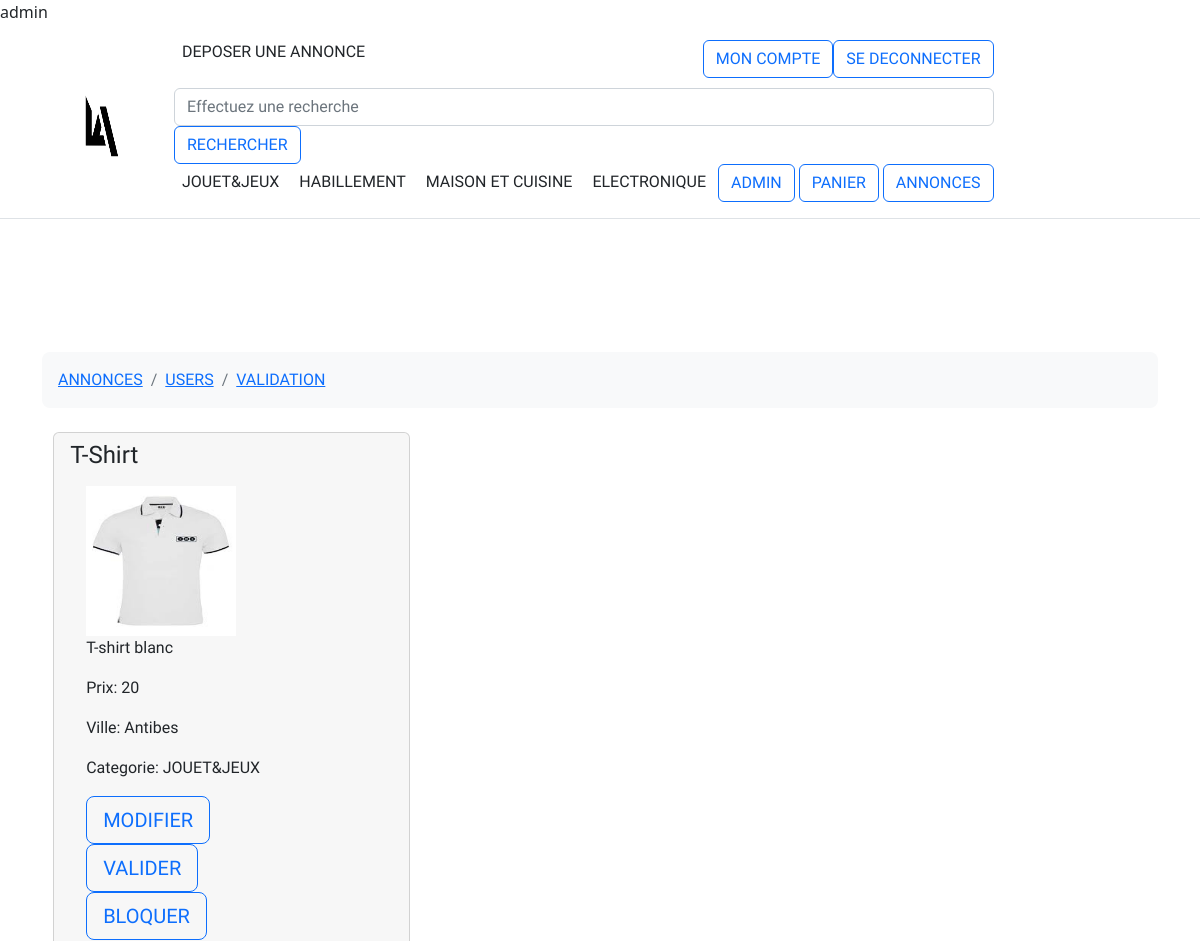
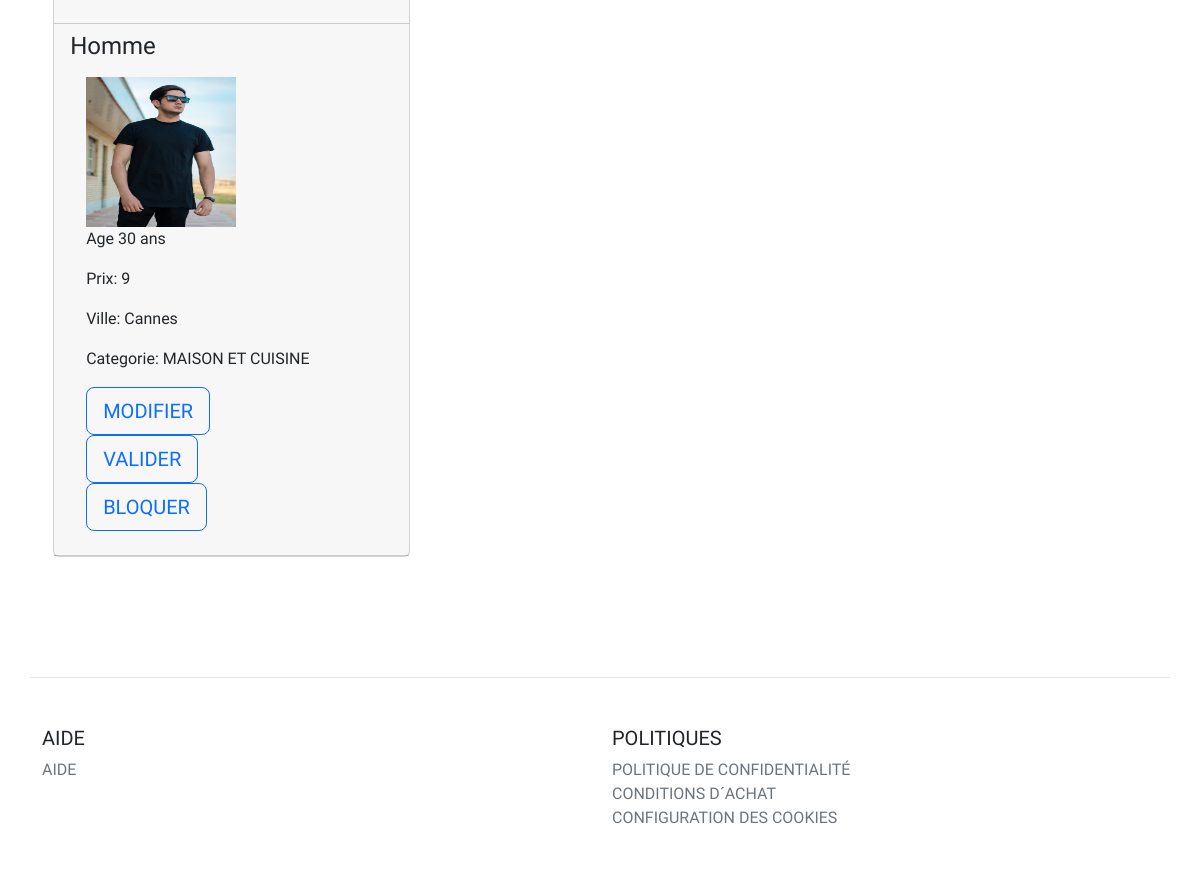
Page /?p=admin (signed in) on the committed database (2 pictures, top to bottom).
### tables this page shows
CREATE TABLE IF NOT EXISTS `annonce` (
  `id` int(11) NOT NULL AUTO_INCREMENT,
  `titre` varchar(150) DEFAULT NULL,
  `description` varchar(500) DEFAULT NULL,
  `date_de_creation` datetime DEFAULT NULL,
  `prix` double(4,2) DEFAULT NULL,
  `statut_echange_ou_paiement` int(1) DEFAULT NULL,
  `frais_supplementaire_publication` double DEFAULT NULL,
  `ville` varchar(30) DEFAULT NULL,
  `Statut_annonce_validee_bloque` tinyint(1) DEFAULT '4',
  `date_fin_annonce` datetime DEFAULT NULL,
  `idMembre` int(11) DEFAULT NULL,
  `duree_publication` int(11) DEFAULT NULL,
  `date_validation` datetime DEFAULT NULL,
  `idEtat` int(11) DEFAULT NULL,
  `idCategorie` int(11) DEFAULT NULL,
  PRIMARY KEY (`id`),
  KEY `fk_Annonce_Membre` (`idMembre`),
  KEY `fk_Annonce_etats1` (`idEtat`),
  KEY `idCategorie` (`idCategorie`)
);

CREATE TABLE IF NOT EXISTS `photo` (
  `id` int(11) NOT NULL AUTO_INCREMENT,
  `fichier_chemin` varchar(150) DEFAULT NULL,
  `idAnnonce` int(11) NOT NULL,
  `is_main_photo` int(11) DEFAULT NULL,
  `legende` varchar(45) DEFAULT NULL,
  PRIMARY KEY (`id`),
  KEY `fk_Photo_Annonce1` (`idAnnonce`)
);

### model/AnnonceModel.php (called while the page is built, shortened)
<?php
class AnnonceModel{
  private $table='annonce';
  private $table_photo='photo';
 public function getMainPhoto($idannonce){
      try {
      global $db;
      $query=$db->prepare('SELECT fichier_chemin FROM '.$this->table_photo.' WHERE is_main_photo=1 AND idAnnonce='.$idannonce);
      $query->execute();
        if ($query->rowCount()){
            return $query->fetch();
        }
    } catch (Exception $e) {
        echo $e->getMessage();
    }
    return false;
  }
public function getCategorie($idAnnonce){
try{
$annonce=new Annonce();
      global $db;
    $query=$db->prepare('SELECT idCategorie FROM '.$this->table.' WHERE id=:id');
    $query->execute(['id'=>$idAnnonce]);
    $result = $query->fetch();
    $result=$annonce->categories($result['idCategorie']);
    return $result;
} catch (Exception $e) {
  echo $e->getMessage();
 }
    return false;
}
public function CountAnnonceStatus($Statut_annonce_validee_bloque){
    try {
  global $db;
    $query=$db->prepare('SELECT COUNT(id) FROM '.$this->table.' WHERE Statut_annonce_validee_bloque=:Statut_annonce_validee_bloque');
    $query->execute(['Statut_annonce_validee_bloque'=>$Statut_annonce_validee_bloque]);
    if ($query->rowCount()){
        $result=$query->fetch();
        return $result[0];
    }
  } catch (Exception $e) {
    echo $e->getMessage();
  }
return false;
}
public function getAnnoncebyStatut($Statut_annonce_validee_bloque){
try {
        global $db;
        $query=$db->prepare('SELECT * FROM '. $this->table .' WHERE Statut_annonce_validee_bloque=:Statut_annonce_validee_bloque');
        $query->execute(['Statut_annonce_validee_bloque'=>$Statut_annonce_validee_bloque]);
        if ($query->rowCount()){
            return $query->fetchAll();
        }
    } catch (Exception $e) {
        echo $e->getMessage();
    }
    return false;
  }
}

### controller/Annonce.php (called while the page is built, shortened)
<?php
class Annonce
{
  private $title;
  private $description;
  private $prix;
  private $photo;
  private $ville;
  private $nom_categorie;
 public function getCategorie(){
    return $this->nom_categorie;
  }
   public function getVille(){
    return $this->ville;
  }
  public function getTitle(){
    return $this->title;
  }
  public function getDescription(){
    return $this->description;
  }
  public function getPrix(){
    return $this->prix;
  }
    public function getPhoto(){
      return $this->photo;
   }
public function chargerAnnoncebyStatut($Statut_annonce_validee_bloque, $num_annonce){
$AnnonceModel=new AnnonceModel();
    $annonce=$AnnonceModel->getAnnoncebyStatut($Statut_annonce_validee_bloque);
    $this->id=$annonce[$num_annonce]['id'];
    $this->title=$annonce[$num_annonce]['titre'];
    $this->description=$annonce[$num_annonce]['description'];
    $this->prix=$annonce[$num_annonce]['prix'];
    $this->ville=$annonce[$num_annonce]['ville'];
    $photo=$AnnonceModel->getMainPhoto($this->id);
    $this->photo=$photo['fichier_chemin'];
    $categorie=$AnnonceModel->getCategorie($this->id);
    $this->nom_categorie=$categorie;
}
}
?>

### view/admin.php (the view, shortened to what this page needs)
  <div class="container py-5">
    <div class="row">
      <div class="col">
        <nav aria-label="breadcrumb" class="bg-light rounded-3 p-3 mb-4">
          <ol class="breadcrumb mb-0">
            <li class="breadcrumb-item"><a href="?p=admin_annonces">ANNONCES</a></li>
            <li class="breadcrumb-item"><a href="?p=admin_users">USERS</a></li>
            <li class="breadcrumb-item"><a href="?p=admin">VALIDATION</a></li>
          </ol>
        </nav>
      </div>
    </div>
    <?php
    $AnnonceModel=new AnnonceModel();
    $annonce=new Annonce();
    $Statut_annonce_validee_bloque=4;
    $nb_annonce = $AnnonceModel->CountAnnonceStatus($Statut_annonce_validee_bloque);
  ?>
    <div class="card mb-4 box-shadow-sm">
        <?php
    for($i=0;$i<=$nb_annonce-1;$i++):
        $annonce-> chargerAnnoncebyStatut($Statut_annonce_validee_bloque, $i);
    ?>
          <div class="card-header">
              <h4 class="my-0 font-weight-normal"><?php echo $annonce->getTitle(); ?></h4>
              <div class="card-body">
                <img src="<?php echo "http://localhost/projet/".$annonce->getPhoto();?>" class="img_thumbnail">
                <p class=""><?php echo $annonce->getDescription() ?></p>
                <p class=""><?php echo "Prix: ".$annonce->getPrix() ?></p>
                <p class=""><?php echo "Ville: ".$annonce->getVille() ?></p>
                <p class=""><?php echo "Categorie: ".$annonce->getCategorie() ?></p>
            <form method="POST" action="">
            <button type="submit" class="btn btn-lg btn-block btn-outline-primary">MODIFIER</button>
            </form>
            <form method="POST" action="">
            <button type="submit" class="btn btn-lg btn-block btn-outline-primary">VALIDER</button>
            </form>
            <form method="POST" action="">
            <button type="submit" class="btn btn-lg btn-block btn-outline-primary">BLOQUER</button>
            </form>
          </div>
          </div>
        <?php endfor;?>
        </div>
</div>

### assets/css/style.css (style rules this page uses)
* { font-family: 'Exo', sans-serif; margin:0; padding: 0; }
div { display: block; }
img { width: 150px; height: 150px; }
.card { width: 32%; margin-left: 1% }
.card-header { padding: 0.75rem 1.25rem; margin-bottom: 0; background-color: rgba(0, 0, 0, .03); border-bottom: 1px solid rgba(0, 0, 0, .125); }
.btn:not(:disabled):not(.disabled) { cursor: pointer; }

### rows in the picture
annonce: titre "T-Shirt", photo.fichier_chemin (picture), description "T-shirt blanc", prix "20", ville "Antibes", $annonce->getCategorie() "JOUET&JEUX"
annonce: titre "Homme", photo.fichier_chemin (picture), description "Age 30 ans", prix "9", ville "Cannes", $annonce->getCategorie() "MAISON ET CUISINE"
